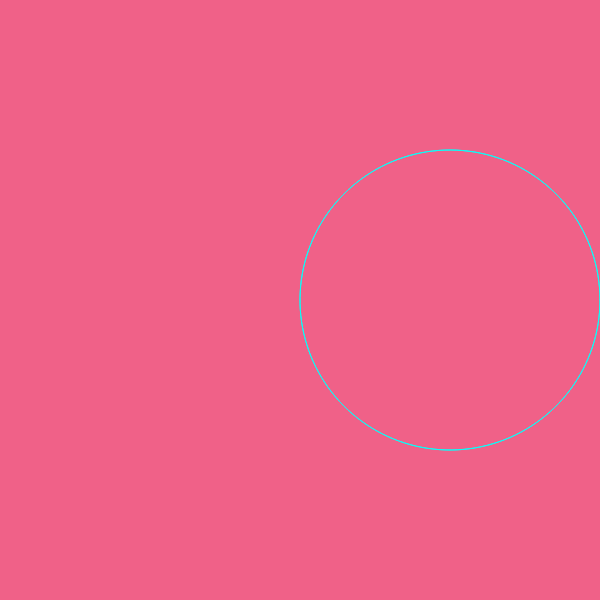
Frame 1 (no input)
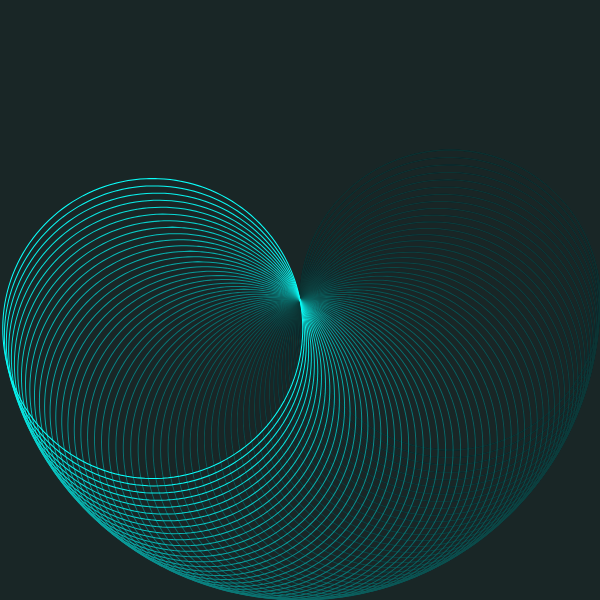
Frame 60 (no input)
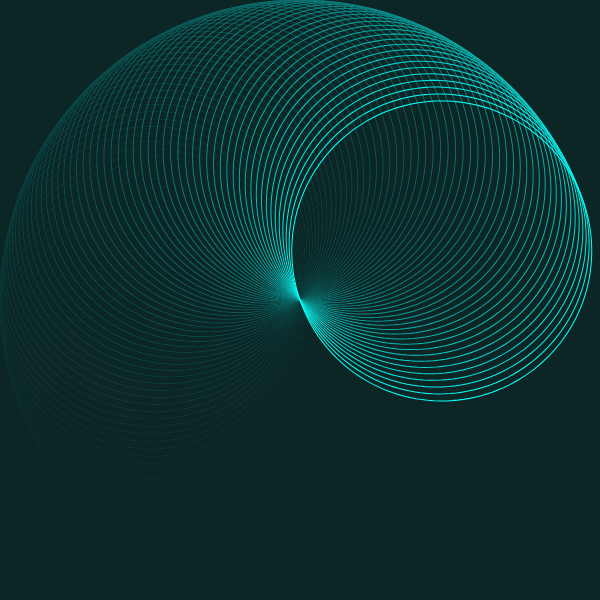
Frame 120 (the mouse pressed at the canvas centre since frame 60)

The p5.js sketch that drew these frames (run headless with seeded random() and noise() and a simulated clock; from frame 60 on, the mouse is pressed at the canvas centre):

// p5.js sketch
// ── sketch.js
var d = 10;
var n = 5;
var sliderD;
var sliderN;
var R = 0 ;


function setup() {
  createCanvas(600, 600);
  sliderD = createSlider(1, 20, 10, 1);
  sliderN = createSlider(1, 20, 10, 1);
  sliderD.input(draw);
  sliderN.input(draw);
  background(250,100,140);       // BG in the beginning
}

function draw() {
  var Rad =  width/2;
  
  d = sliderD.value();
  n = sliderN.value();
  var k = n / d;
  background(10,30,40,10);  // BG repeated
  
  push();
      translate(width / 2, height / 2);
      rotate(R);
          beginShape();
          stroke(10,255,250);   // border color
          noFill();
          strokeWeight(1);
          for (var a = 0; a < TWO_PI * reduceDenominator(n, d); a += 0.02) {
            var r = Rad * cos(k * a);
            var x = r * cos(a);
            var y = r * sin(a);
            vertex(x, y);
          }
          endShape(CLOSE);
      R+= 0.05;                 // speed of rotation
  pop();
}

function mouseClicked(){
  background(75,10);
}

function reduceDenominator(numerator, denominator) {
    function rec(a, b) {
        return b ? rec(b, a % b) : a;
    }
    return denominator / rec(numerator, denominator);
}
